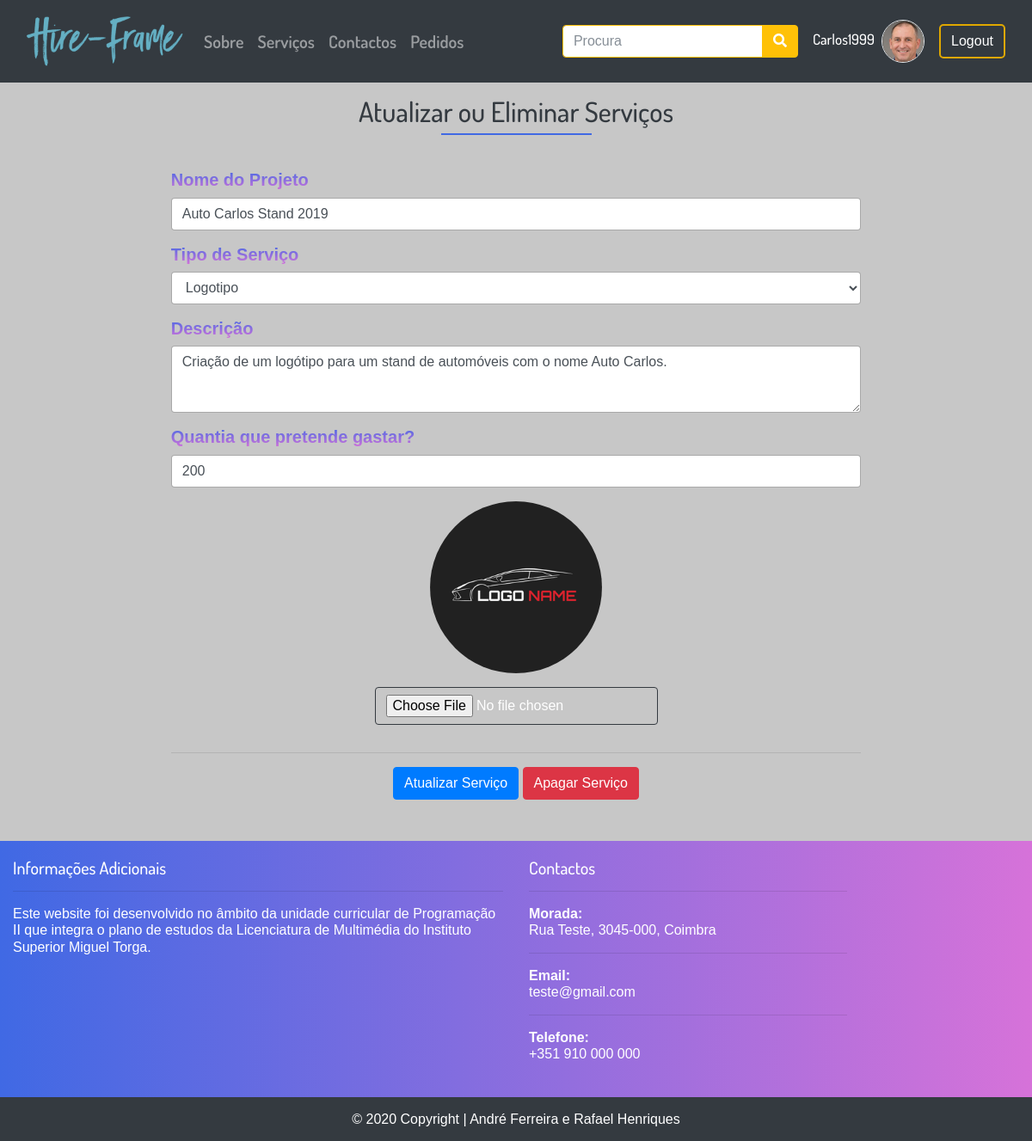
/index.php?op=gerirreq&idreq=1 (signed in), run on the app's committed database.
### tables this page shows
CREATE TABLE IF NOT EXISTS `utilizador` (
  `id_utilizador` int(11) NOT NULL AUTO_INCREMENT,
  `username` varchar(15) NOT NULL,
  `nome` varchar(150) NOT NULL,
  `id_genero` int(11) NOT NULL,
  `email` varchar(100) NOT NULL,
  `data_nascimento` date NOT NULL,
  `data` datetime NOT NULL DEFAULT CURRENT_TIMESTAMP ON UPDATE CURRENT_TIMESTAMP,
  `pass` varchar(255) NOT NULL,
  `tipo_utilizador` int(11) NOT NULL,
  `biografia` varchar(255) DEFAULT NULL,
  `imagem` varchar(255) DEFAULT NULL,
  `repor_pass` varchar(255) DEFAULT NULL,
  PRIMARY KEY (`id_utilizador`),
  UNIQUE KEY `id_area` (`id_utilizador`),
  UNIQUE KEY `username` (`username`),
  UNIQUE KEY `email` (`email`),
  KEY `fk_id_tipo_tipo_utilizador` (`tipo_utilizador`),
  KEY `fk_id_genero_genero_utilizador` (`id_genero`)
);

CREATE TABLE IF NOT EXISTS `requisicao` (
  `id_requisicao` int(11) NOT NULL AUTO_INCREMENT,
  `id_subarea` int(11) NOT NULL,
  `nome_projeto` varchar(50) NOT NULL,
  `descricao` varchar(250) NOT NULL,
  `data` datetime NOT NULL DEFAULT CURRENT_TIMESTAMP ON UPDATE CURRENT_TIMESTAMP,
  `id_utilizador` int(11) NOT NULL,
  `preco` int(11) NOT NULL,
  `img_req` varchar(255) NOT NULL DEFAULT 'http://localhost/projetofinal/img/uploads/exemplo.jpg',
  PRIMARY KEY (`id_requisicao`),
  KEY `fk_id_utilizador_req_utilizador_req` (`id_utilizador`),
  KEY `fk_id_subarea_req_subarea_req` (`id_subarea`)
);

CREATE TABLE IF NOT EXISTS `subarea` (
  `id_subarea` int(11) NOT NULL AUTO_INCREMENT,
  `nome` varchar(50) NOT NULL,
  `data` datetime NOT NULL DEFAULT CURRENT_TIMESTAMP ON UPDATE CURRENT_TIMESTAMP,
  `id_area` int(11) NOT NULL,
  `img_subarea` varchar(255) NOT NULL,
  PRIMARY KEY (`id_subarea`),
  KEY `fk_id_area_area` (`id_area`)
);

### inc/gerirreq.inc.php (the view, shortened to what this page needs)
<?php if(isset($_SESSION['username'],$_SESSION['id_utilizador'])){
require("db_projetofinal.php");
$id = $_SESSION["id_utilizador"];
?>
<div class="container">
  <div class="container-fluid py-3">
    <div class="row justify-content-center">
      <header class="col-md-12 mb-4">
        <h2 class="text-center text-dark">Atualizar ou Eliminar Serviços</h2>
        <span class="underline mb-3"></span>
      </header>
<?php
   $id_req = $_REQUEST["idreq"];
  $dados = $db->query("SELECT subarea.nome, requisicao.descricao, requisicao.nome_projeto, requisicao.id_subarea AS 'requisicao associada', requisicao.id_requisicao, requisicao.preco, requisicao.img_req FROM requisicao JOIN utilizador ON requisicao.id_utilizador = utilizador.id_utilizador JOIN subarea ON requisicao.id_subarea = subarea.id_subarea JOIN area ON subarea.id_area = area.id_area WHERE utilizador.id_utilizador = $id AND requisicao.id_requisicao = $id_req");
  foreach($dados as $row) {
    echo'
<form method="post" class="col-md-9" action="" enctype="multipart/form-data">
  <div class="form-group">
    <label class="grad-txt f-20 font-weight-bold" for="name">Nome do Projeto</label>
     <input type="text" class="form-control" id="name" name="nome_projeto" aria-describedby="nameHelp" value="'.$row['nome_projeto'].'">
  </div>
  <div class="form-group">
  <label class="grad-txt f-20 font-weight-bold"for="exampleFormControlSelect2">Tipo de Serviço</label>
    <select class="form-control" name="subareaupdate">
    <option class="bg-dark" value="'.$row['requisicao associada'].'"selected>'.$row['nome'].'</option>';
   echo '
   <li class="list-group-item text-dark">'.$row["nome"].'</li>
   </select>
  </div>
  <div class="form-group">
  <label class="grad-txt f-20 font-weight-bold" for="exampleFormControlTextarea1">Descrição</label>
    <textarea class="form-control" id="exampleFormControlTextarea1" name="descricao" rows="3">'.$row["descricao"].'</textarea>
  </div>
  <div class="form-group">
  <label class="grad-txt f-20 font-weight-bold" for="preco">Quantia que pretende gastar?</label>
  <input type="text" class="form-control" id="name" name="preco" aria-describedby="nameHelp" value="'.$row['preco'].'">
</div>';
  echo '<div class="row justify-content-center">
      <div class="col-md-12 text-center">
        <img src="'.$row["img_req"].'" class="rounded-circle" width="200px" height="200px";>
        <div class="form-actions">
          <input type="file" name="imagemrequisicao" class="btn border-dark form-control-file my-3" accept="image/x-png,image/jpeg">
        </div>
      </div>
  </div>
  <hr>
  <div class="form-actions text-center my-2">
     <button type="submit" name="submitservice" class="btn btn-primary ml-auto">Atualizar Serviço</button>
     <button type="submit" name="deleteservice" class="btn btn-danger ml-auto">Apagar Serviço</button>
   </div>
</form>';
    }
    ?>
</div>
</div>
</div>
<?php
}
?>

### inc/menu.inc.php (shortened to what this page needs)
<div class="container-fluid bg-dark">
        <header class="menu-font-20 ">
            <nav class="navbar navbar-expand-lg navbar-dark" id="navbar">
                <a href="index.php" class="navbar-brand">
                    <img src="img/hire-frame.png" height="70" class="d-inline-block align-top <?php if (isset($_GET["op"])) if ($_GET["op"] == 0) echo "active";?>">
                </a>
                <div id="menu" class="collapse navbar-collapse">
                    <ul class="navbar-nav mr-auto text-light">
                        <li class="nav-item text-light f-600">
                            <a href="index.php?op=sobre" class="nav-link <?php if (isset($_GET["op"])) if ($_GET["op"] == "sobre") echo "active";?>">Sobre</a>
                        </li>
                        <li class="nav-item text-light f-600">
                            <a href="index.php?op=servicos" class="nav-link <?php if (isset($_GET["op"])) if ($_GET["op"] == "servicos") echo "active";?>">Serviços</a>
                        </li>
                        <li class="nav-item text-light f-600">
                            <a href="index.php?op=contactos" class="nav-link <?php if (isset($_GET["op"])) if ($_GET["op"] == "contactos") echo "active";?>">Contactos</a>
                        </li>
                        <?php
                        if(isset($_SESSION["username"]))
                        { ?>
                        <li class="nav-item text-light f-600">
                            <a href="index.php?op=pedidos" class="nav-link <?php if (isset($_GET["op"])) if ($_GET["op"] == "pedidos") echo "active"; ?>">Pedidos</a>
                        </li>
                        <?php
                        }
                        ?>
                    </ul>
                    <form class="form-inline" method="post">
                        <div class="input-group">
                            <input class="form-control border border-warning" name="search" type="search" placeholder="Procura" aria-label="Search" required>
                            <span class="input-group-btn">
                                <button class="btn btn-warning" formaction="index.php?op=procura"><i class="fas fa-search"></i></button>
                            </span>
                        </div>
                    </form>
                <?php
if(isset($_SESSION["username"]))
 {
    $username = $_SESSION["username"];
    require("db_projetofinal.php");
    $dados = $db->query("SELECT imagem FROM utilizador WHERE username = '$username'");
    foreach ($dados as $row) {
        $imagem = $row["imagem"];
    }
      echo '<a href="index.php?op=userpage" class="btn m-1 btn-default f-500 f-17">'.$_SESSION["username"].'<img src="'.$imagem.'" class="rounded-circle border border-grad ml-2" width="50px" height="50px"></a>
      <a href="index.php?op=logout" class="btn btn-login">Logout</a>';
 } else {
    echo '<a href="index.php?op=login" class="btn m-1 btn-default f-500 f-17">Login</a>
    <a href="index.php?op=registar" class="btn btn-login">Registar</a>';
 }
            ?>
                </div>
            </nav>
        </header>
    </div>

### css/costum.css (style rules this page uses)
* { margin: 0; padding: 0; font-size: 100%; border: none; outline: none; line-height: 1.22; color: #fff; box-sizing: border-box; font-family: 'Dosis', sans-serif; }
body { background-repeat: no-repeat; background-position: center center; background-attachment: fixed; background-color: #c7c7c7; }
.grad-txt { background: -webkit-linear-gradient(#4069E4 , #D672D9); -webkit-background-clip: text; -webkit-text-fill-color: transparent; }
a, a:hover, a:focus, .footer-copyright>a:hover { text-decoration: none; color: #6c757d; }
.menu-font-20 { font: 20px sans-serif; }
.btn-login { border: 2px solid #e0a800; background: none; position: relative; color: #fff; z-index: 1; border-radius: 5px; height: 100%; transition: all .50s ease-in-out; transition: all .50s ease-in-out; -moz-transition: all .50s ease-in-out; -webkit-transition: all .50s ease-in-out; }
.btn-default { background: none; position: relative; color: #fff; z-index: 1; border-radius: 5px; height: 100%; transition: all .50s ease-in-out; transition: all .50s ease-in-out; -moz-transition: all .50s ease-in-out; -webkit-transition: all .50s ease-in-out; }
.underline { content: ''; border-top: 2px solid #4069E4; width: 175px; display: block; margin-bottom: 8px; margin: 0 auto; }
.f-500 { font-weight: 500; }
.f-600 { font-weight:600; }
.f-17 { font-size: 17px; }
.f-20 { font-size: 20px; }

### data on the page
utilizador: imagem (picture)
requisicao: nome_projeto "Auto Carlos Stand 2019", subareaupdate "Logotipo", descricao "Criação de um logótipo para um stand de automóveis com o nome Auto Carlos.", preco "200", img_req (picture)

### other printed values
$_SESSION["username"] "Carlos1999"
